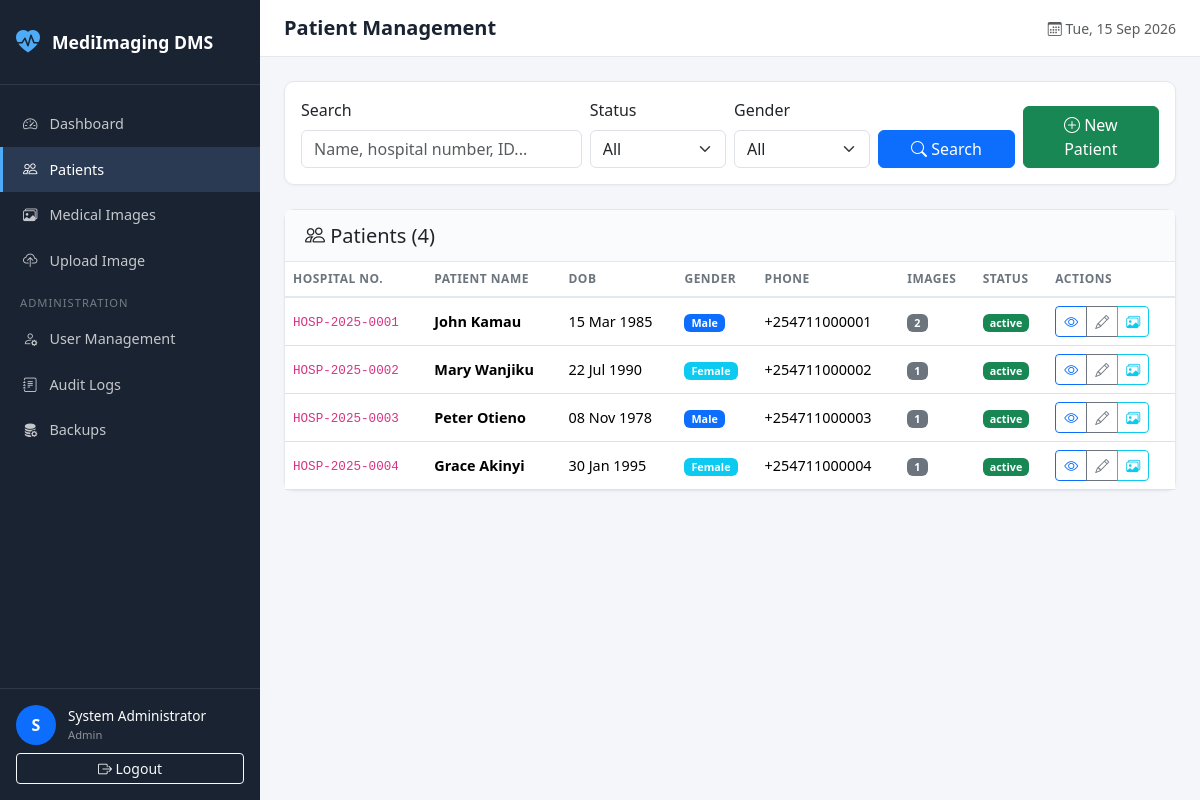
The app's page /index.php?page=patients (signed in) with its own data.
### tables this page shows
CREATE TABLE `users` (
  `user_id` INT UNSIGNED NOT NULL AUTO_INCREMENT,
  `full_name` VARCHAR(150) NOT NULL,
  `username` VARCHAR(50) NOT NULL,
  `email` VARCHAR(150) NOT NULL,
  `phone` VARCHAR(20) DEFAULT NULL,
  `password_hash` VARCHAR(255) NOT NULL,
  `role_id` INT UNSIGNED NOT NULL,
  `account_status` ENUM('active','disabled','locked') NOT NULL DEFAULT 'active',
  `failed_login_attempts` TINYINT UNSIGNED NOT NULL DEFAULT 0,
  `last_login` DATETIME DEFAULT NULL,
  `created_at` TIMESTAMP NOT NULL DEFAULT CURRENT_TIMESTAMP,
  `updated_at` TIMESTAMP NOT NULL DEFAULT CURRENT_TIMESTAMP ON UPDATE CURRENT_TIMESTAMP,
  PRIMARY KEY (`user_id`),
  UNIQUE KEY `uk_username` (`username`),
  UNIQUE KEY `uk_email` (`email`),
  KEY `idx_role_id` (`role_id`),
  KEY `idx_account_status` (`account_status`),
  CONSTRAINT `fk_users_role` FOREIGN KEY (`role_id`) 
    REFERENCES `roles` (`role_id`) ON UPDATE CASCADE ON DELETE RESTRICT
);

CREATE TABLE `patients` (
  `patient_id` INT UNSIGNED NOT NULL AUTO_INCREMENT,
  `hospital_number` VARCHAR(30) NOT NULL,
  `first_name` VARCHAR(80) NOT NULL,
  `middle_name` VARCHAR(80) DEFAULT NULL,
  `last_name` VARCHAR(80) NOT NULL,
  `date_of_birth` DATE NOT NULL,
  `gender` ENUM('Male','Female','Other') NOT NULL,
  `national_id` VARCHAR(30) DEFAULT NULL,
  `phone` VARCHAR(20) DEFAULT NULL,
  `address` VARCHAR(255) DEFAULT NULL,
  `emergency_contact` VARCHAR(150) DEFAULT NULL,
  `record_status` ENUM('active','archived') NOT NULL DEFAULT 'active',
  `registered_by` INT UNSIGNED DEFAULT NULL,
  `created_at` TIMESTAMP NOT NULL DEFAULT CURRENT_TIMESTAMP,
  `updated_at` TIMESTAMP NOT NULL DEFAULT CURRENT_TIMESTAMP ON UPDATE CURRENT_TIMESTAMP,
  PRIMARY KEY (`patient_id`),
  UNIQUE KEY `uk_hospital_number` (`hospital_number`),
  KEY `idx_patient_name` (`last_name`, `first_name`),
  KEY `idx_record_status` (`record_status`),
  KEY `idx_registered_by` (`registered_by`),
  CONSTRAINT `fk_patients_user` FOREIGN KEY (`registered_by`) 
    REFERENCES `users` (`user_id`) ON UPDATE CASCADE ON DELETE SET NULL
);

### views/patients/index.php (the view, shortened to what the rows shown need)
<?php
require APP_ROOT . '/views/layouts/main.php';
?>
<div class="card mb-4">
    <div class="card-body">
        <form method="GET" class="row g-2 align-items-end">
            <div class="col-md-4">
                <label class="form-label">Search</label>
                <input type="text" name="search" class="form-control"
                       placeholder="Name, hospital number, ID..."
                       value="<?= htmlspecialchars($search) ?>">
            </div>
            <div class="col-md-2">
                <label class="form-label">Status</label>
                <select name="status" class="form-select">
                    <option value="">All</option>
                </select>
            </div>
            <div class="col-md-2">
                <label class="form-label">Gender</label>
                <select name="gender" class="form-select">
                    <option value="">All</option>
                </select>
            </div>
            <div class="col-md-2">
                <button type="submit" class="btn btn-primary w-100">
                    <i class="bi bi-search"></i> Search
                </button>
            </div>
            <div class="col-md-2">
                <?php if (Auth::hasPermission('register_patient')): ?>
                <a href="<?= BASE_URL ?>/index.php?page=patients&action=create" class="btn btn-success w-100">
                    <i class="bi bi-plus-circle"></i> New Patient
                </a>
                <?php endif; ?>
            </div>
        </form>
    </div>
</div>
<div class="card">
    <div class="card-header d-flex justify-content-between align-items-center">
        <h5 class="mb-0"><i class="bi bi-people"></i> Patients (<?= $total ?>)</h5>
    </div>
    <div class="card-body p-0">
        <?php if (empty($patients)): ?>
            <div class="empty-state">
                <i class="bi bi-inbox"></i>
                <h5>No patients found</h5>
                <p>Try adjusting your search criteria or register a new patient.</p>
            </div>
        <?php else: ?>
            <div class="table-responsive">
                <table class="table table-hover mb-0">
                    <thead>
                        <tr>
                            <th>Hospital No.</th>
                            <th>Patient Name</th>
                            <th>DOB</th>
                            <th>Gender</th>
                            <th>Phone</th>
                            <th>Images</th>
                            <th>Status</th>
                            <th>Actions</th>
                        </tr>
                    </thead>
                    <tbody>
                        <?php foreach ($patients as $p): ?>
                            <tr>
                                <td><code><?= htmlspecialchars($p['hospital_number']) ?></code></td>
                                <td>
                                    <strong><?= htmlspecialchars($p['first_name'] . ' ' . $p['last_name']) ?></strong>
                                </td>
                                <td><?= date('d M Y', strtotime($p['date_of_birth'])) ?></td>
                                <td>
                                    <span class="badge bg-<?= $p['gender'] === 'Male' ? 'primary' : 'info' ?>">
                                        <?= htmlspecialchars($p['gender']) ?>
                                    </span>
                                </td>
                                <td><?= htmlspecialchars($p['phone'] ?? '-') ?></td>
                                <td>
                                    <span class="badge bg-secondary"><?= $p['image_count'] ?? 0 ?></span>
                                </td>
                                <td>
                                    <span class="badge bg-<?= $p['record_status'] === 'active' ? 'success' : 'secondary' ?>">
                                        <?= htmlspecialchars($p['record_status']) ?>
                                    </span>
                                </td>
                                <td>
                                    <div class="btn-group btn-group-sm">
                                        <a href="<?= BASE_URL ?>/index.php?page=patients&action=view&id=<?= $p['patient_id'] ?>"
                                           class="btn btn-outline-primary" title="View">
                                            <i class="bi bi-eye"></i>
                                        </a>
                                        <?php if (Auth::hasPermission('edit_patient')): ?>
                                        <a href="<?= BASE_URL ?>/index.php?page=patients&action=edit&id=<?= $p['patient_id'] ?>"
                                           class="btn btn-outline-secondary" title="Edit">
                                            <i class="bi bi-pencil"></i>
                                        </a>
                                        <?php endif; ?>
                                        <a href="<?= BASE_URL ?>/index.php?page=patients&action=history&id=<?= $p['patient_id'] ?>"
                                           class="btn btn-outline-info" title="Imaging History">
                                            <i class="bi bi-images"></i>
                                        </a>
                                    </div>
                                </td>
                            </tr>
                        <?php endforeach; ?>
                    </tbody>
                </table>
            </div>
        <?php endif; ?>
    </div>
</div>
<?php require APP_ROOT . '/views/layouts/footer.php'; ?>

### views/layouts/sidebar.php (shortened to what the rows shown need)
<aside class="sidebar" id="sidebar">
    <div class="sidebar-brand">
        <i class="bi bi-heart-pulse-fill"></i>
        <span><?= APP_NAME ?></span>
    </div>
    <nav class="sidebar-nav">
        <a href="<?= BASE_URL ?>/index.php?page=dashboard"
           class="nav-link <?= ($currentPage ?? '') === 'dashboard' ? 'active' : '' ?>">
            <i class="bi bi-speedometer2"></i>
            <span>Dashboard</span>
        </a>
        <?php if (Auth::hasPermission('view_patient')): ?>
        <a href="<?= BASE_URL ?>/index.php?page=patients"
           class="nav-link <?= ($currentPage ?? '') === 'patients' ? 'active' : '' ?>">
            <i class="bi bi-people"></i>
            <span>Patients</span>
        </a>
        <?php endif; ?>
        <?php if (Auth::hasPermission('view_image')): ?>
        <a href="<?= BASE_URL ?>/index.php?page=imaging"
           class="nav-link <?= ($currentPage ?? '') === 'imaging' ? 'active' : '' ?>">
            <i class="bi bi-images"></i>
            <span>Medical Images</span>
        </a>
        <?php endif; ?>
        <?php if (Auth::hasPermission('upload_image')): ?>
        <a href="<?= BASE_URL ?>/index.php?page=imaging&action=upload"
           class="nav-link <?= ($currentPage ?? '') === 'imaging' && ($currentAction ?? '') === 'upload' ? 'active' : '' ?>">
            <i class="bi bi-cloud-upload"></i>
            <span>Upload Image</span>
        </a>
        <?php endif; ?>
        <?php if (Auth::isRole(ROLE_ADMIN)): ?>
        <div class="sidebar-divider">Administration</div>
        <a href="<?= BASE_URL ?>/index.php?page=users"
           class="nav-link <?= ($currentPage ?? '') === 'users' ? 'active' : '' ?>">
            <i class="bi bi-person-gear"></i>
            <span>User Management</span>
        </a>
        <a href="<?= BASE_URL ?>/index.php?page=audit"
           class="nav-link <?= ($currentPage ?? '') === 'audit' ? 'active' : '' ?>">
            <i class="bi bi-journal-text"></i>
            <span>Audit Logs</span>
        </a>
        <a href="<?= BASE_URL ?>/index.php?page=backups"
           class="nav-link <?= ($currentPage ?? '') === 'backups' ? 'active' : '' ?>">
            <i class="bi bi-database-fill-gear"></i>
            <span>Backups</span>
        </a>
        <?php endif; ?>
    </nav>
    <div class="sidebar-footer">
        <div class="user-info">
            <div class="user-avatar">
                <?= strtoupper(substr(Auth::user()['full_name'] ?? 'U', 0, 1)) ?>
            </div>
            <div class="user-details">
                <span class="user-name"><?= htmlspecialchars(Auth::user()['full_name'] ?? 'User') ?></span>
                <span class="user-role"><?= htmlspecialchars(ucfirst(str_replace('_', ' ', Auth::role() ?? ''))) ?></span>
            </div>
        </div>
        <a href="<?= BASE_URL ?>/logout.php" class="btn btn-outline-light btn-sm w-100 mt-2">
            <i class="bi bi-box-arrow-right"></i> Logout
        </a>
    </div>
</aside>

### records on screen
users: full_name "S", full_name "System Administrator"
patients: hospital_number "HOSP-2025-0001", first_name+last_name "John Kamau", date_of_birth "15 Mar 1985", gender "Male", phone "+254711000001", image_count "2", record_status "active"
patients: hospital_number "HOSP-2025-0002", first_name+last_name "Mary Wanjiku", date_of_birth "22 Jul 1990", gender "Female", phone "+254711000002", image_count "1", record_status "active"
patients: hospital_number "HOSP-2025-0003", first_name+last_name "Peter Otieno", date_of_birth "08 Nov 1978", gender "Male", phone "+254711000003", image_count "1", record_status "active"
patients: hospital_number "HOSP-2025-0004", first_name+last_name "Grace Akinyi", date_of_birth "30 Jan 1995", gender "Female", phone "+254711000004", image_count "1", record_status "active"

### other values on screen
APP_NAME "MediImaging DMS"
str_replace('_', ' ', Auth::role() ?? '') "Admin"
$pageTitle "Patient Management"
$total "4"
